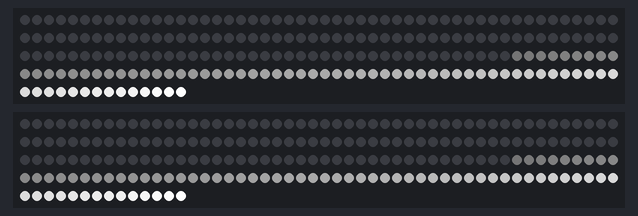
Recording of a sketch running on a simulated Arduino Uno, built with avr-gcc and run on an emulated ATmega328P. Shown: 2 × 214 RGB LEDs in strip order, left to right, continuing on the next row. Dim RGB values are drawn brighter than linear.

Above: at 79.5 s.
At 80.3 s:
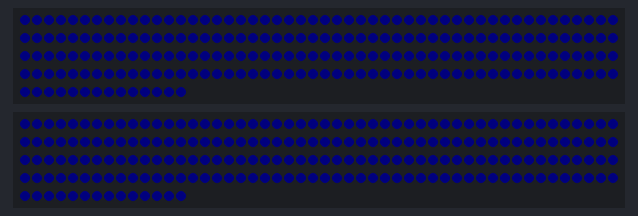
At 84.8 s:
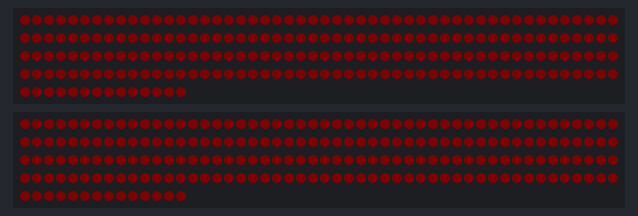
At 89.2 s:
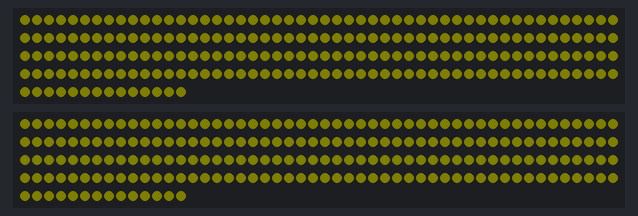
At 93.7 s:
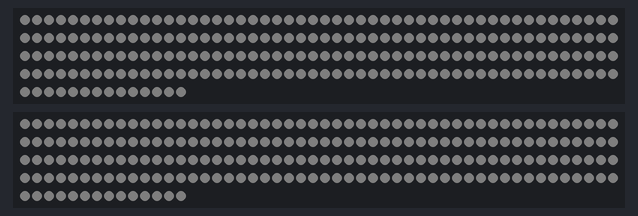

The sketch:

redul_led.ino
```cpp
#define FASTLED_ALLOW_INTERRUPTS 0
#include <FastLED.h>
FASTLED_USING_NAMESPACE

#define NUM_LEDS 214
#define LED_TYPE WS2812B
#define COLOR_ORDER GRB

CRGB leds[NUM_LEDS];

void setup() {
  // put your setup code here, to run once:
  delay(3000);
  FastLED.addLeds<LED_TYPE, 2, COLOR_ORDER>(leds, NUM_LEDS).setCorrection(TypicalLEDStrip);
  FastLED.addLeds<LED_TYPE, 4, COLOR_ORDER>(leds, NUM_LEDS).setCorrection(TypicalLEDStrip);

  FastLED.setBrightness(255);

  fill_solid(leds, NUM_LEDS, CRGB::Black);

  FastLED.show();
}

void loop() {

  for (int j=0; j<5; j++) {
    color_beam();
  }

  flashes();


}

void flashes() {
  for (int i = 0; i < 5; i++) {
    fill_solid(leds, NUM_LEDS, CRGB::Blue);
    delay(100);

    for (int j = 0; j < 40; j++) {
      nscale8(leds, NUM_LEDS, 235);
      FastLED.show();
    }
    if ((i == 1) || (i == 4)) {
      delay(200);
    }
  }

  for (int i = 0; i < 5; i++) {
    fill_solid(leds, NUM_LEDS, CRGB::Red);
    delay(100);

    for (int j = 0; j < 40; j++) {
      nscale8(leds, NUM_LEDS, 235);
      FastLED.show();
    }
    if ((i == 1) || (i == 4)) {
      delay(200);
    }
  }

  for (int i = 0; i < 5; i++) {
    fill_solid(leds, NUM_LEDS, CRGB::Yellow);
    delay(100);

    for (int j = 0; j < 40; j++) {
      nscale8(leds, NUM_LEDS, 235);
      FastLED.show();
    }
    if ((i == 1) || (i == 4)) {
      delay(200);
    }
  }

  for (int i = 0; i < 5; i++) {
    fill_solid(leds, NUM_LEDS, CRGB::White);
    delay(100);

    for (int j = 0; j < 40; j++) {
      nscale8(leds, NUM_LEDS, 235);
      FastLED.show();
    }
    if ((i == 1) || (i == 4)) {
      delay(200);
    }
  }
}

void color_beam() {
  for (int i = 0; i < NUM_LEDS; i++) {

    leds[i] = CRGB::Blue;

    FastLED.show();

    nscale8(leds, NUM_LEDS, 245);
  }

  for (int i = 0; i < NUM_LEDS; i++) {

    leds[i] = CRGB::Red;

    FastLED.show();

    nscale8(leds, NUM_LEDS, 245);
  }

  for (int i = 0; i < NUM_LEDS; i++) {

    leds[i] = CRGB::Yellow;

    FastLED.show();

    nscale8(leds, NUM_LEDS, 245);
  }

  for (int i = 0; i < NUM_LEDS; i++) {

    leds[i] = CRGB::White;

    FastLED.show();

    nscale8(leds, NUM_LEDS, 245);
  }
}
```

Measured:
- what the display in image 0 shows lasts 0.8 s, from 79.4 s to 80.2 s
- what the display in image 1 shows lasts 4.5 s, from 80.2 s to 84.7 s
